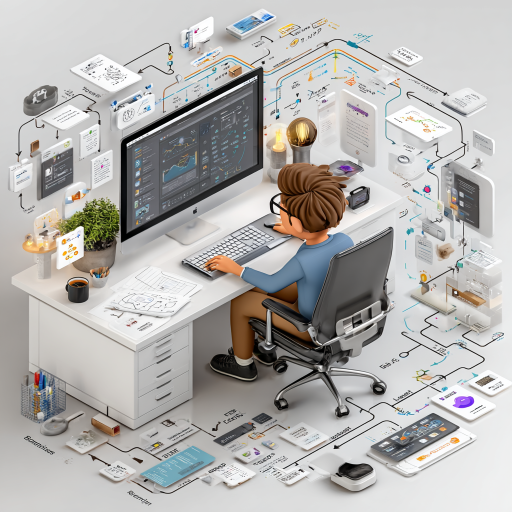
#> input picture Photos/Fast-Track Workflow.png, 1024 x 1024 px, given in place of hb-logo-mark.png, which was not available (shown at 1/2 size)
$ python make-bayarea-rentbuy-chart.py out.png
#> lines starting #> are read from the running program, lines starting #| are printed output that depends on the picture; pictures that were not available may be replaced by others from this repository, and a replacement may not be noted
#!/usr/bin/env python3
"""
make-bayarea-rentbuy-chart.py  [out.png]

The LOCAL companion to make-rentbuy-chart.py, built 08/26/26 at Harv's
direction: the newsletter's rent versus buy story named seven metros and not one
of them was in the Bay Area, so this answers "what is that number here".

⚠️ WHY THIS IS A SEPARATE CHART AND NOT FIVE MORE BARS ON THE OTHER ONE.
Apartments.com's study cannot be extended. Its rent figures are APARTMENT rents
and its home prices are FHFA metro estimates, and the two do not travel
together. The tell: Apartments.com puts Sacramento rent at $1,579 while Zillow's
all homes rent index for the same city and month is $2,064, about 31% higher.
Bolting a Fremont bar computed any other way onto their ranking would have been
exactly the cross vendor mixing we refuse to do with prices.

METHOD (one publisher, one month, one geography definition, stated on the chart):
  home value  Zillow ZHVI, all homes, smoothed and seasonally adjusted, Jul 2026
  rent        Zillow ZORI, all homes, smoothed, Jul 2026
  payment     20% down, 30 year fixed at 6.75% (Mortgage News Daily, 08/26/26),
              principal and interest ONLY
  gap         monthly P&I minus monthly rent

Principal and interest only is deliberate. It matches the basis Apartments.com
used, so the Austin bar here stays comparable to the $1,054 they published.
Property tax, insurance and any HOA sit ON TOP of every payment shown, so every
gap in this chart is the CONSERVATIVE version of the real cash difference.

✅ VERIFICATION 08/26/26. The method was validated by reproducing a published
number with it. Austin on this method comes out at a $1,006 monthly gap against
the $1,054 Apartments.com printed, a 4.5% difference explained entirely by ZHVI
($504,148) standing in for their FHFA price estimate. That is close enough to
trust the same math on Bay Area cities.

  city          ZHVI Jul26    loan(80%)      P&I    ZORI Jul26      gap
  Fremont        1,471,931    1,177,545    7,638         3,358    4,280
  Milpitas       1,424,179    1,139,343    7,390         3,715    3,675
  Union City     1,223,080      978,464    6,346         2,941    3,405
  Newark         1,202,648      962,118    6,240         3,578    2,662
  Hayward          831,558      665,246    4,315         2,635    1,680
  Austin, TX       504,148      403,318    2,616         1,610    1,006   <- ref

Independent cross check on Fremont, using OUR OWN MLS export rather than Zillow:
the median list price of the 240 active Fremont listings on 08/26/26 is
$1,260,912, which at the same 20% down and 6.75% is $6,543 of P&I and a $3,185
gap against the same rent. So the honest Fremont range is roughly $3,200 to
$4,300 a month depending on whether you price the typical home or today's median
active listing. The chart plots the Zillow basis because that is the only one
that stays consistent across all six cities; the MLS floor belongs in the copy.

⚠️ ALSO WORTH SAYING IN THE COPY: on this like for like basis Sacramento's gap
is about $429, not the $1,042 the newsletter reported. Their number is inflated
by comparing an apartment rent against a house sized mortgage payment. Fremont's
lead is real regardless, which is why it is safe to say out loud.

BRAND MARK (Harv, 08/26/26): HB monogram bottom right, very low opacity, no name
text. Gold was rejected as too bright, light silver as too low contrast.

matplotlib only; build with python3.13 on Mac.
"""
import sys
import matplotlib
matplotlib.use("Agg")
import matplotlib.pyplot as plt

OUT = sys.argv[1] if len(sys.argv) > 1 else "bayarea-rentbuy-082626.png"
LOGO = "hb-logo-mark.png"

# city, monthly gap (P&I minus rent), is_local
ROWS = [
    ("Fremont",        4280, True),
    ("Milpitas",       3675, True),
    ("Union City",     3405, True),
    ("Newark",         2662, True),
    ("Hayward",        1680, True),
    ("Austin, TX",     1006, False),
]
assert ROWS == sorted(ROWS, key=lambda r: -r[1]), "chart reads as a ranking"

CREAM = "#fdf6e8"
INK   = "#1f2933"
CORAL = "#e2574c"
DEEP  = "#b8433a"
SLATE = "#8a9bb0"
GRID  = "#d8cdb8"
MUTED = "#8a8172"


def add_logo(fig, path=LOGO, height=0.05, x=0.985, y=0.026, alpha=0.20):
    """HB monogram, bottom right, deliberately near invisible but CRISP.

    Resample ONCE with PIL to the exact pixel size the figure draws, then blit
    1:1 with interpolation="none". Missing file or PIL is non-fatal."""
    try:
        from PIL import Image
        import numpy as np
        src = Image.open(path).convert("RGBA")
    except (FileNotFoundError, OSError, ImportError):
        print(f"WARN: {path} unavailable, chart rendered without the brand mark")
        return False
    fw, fh = fig.get_size_inches()
    px_h = max(1, int(round(height * fh * fig.dpi)))
    px_w = max(1, int(round(src.width * px_h / src.height)))
    src = src.resize((px_w, px_h), Image.LANCZOS)
    w = px_w / (fw * fig.dpi)
    ax = fig.add_axes((x - w, y, w, height), zorder=10)
    ax.imshow(np.asarray(src), interpolation="none", alpha=alpha)
    ax.axis("off")
    return True


fig, ax = plt.subplots(figsize=(12.6, 7.0), dpi=170)
fig.patch.set_facecolor(CREAM)
ax.set_facecolor(CREAM)

labels = [r[0] for r in ROWS]
values = [r[1] for r in ROWS]
ys = list(range(len(ROWS)))[::-1]

colors = [DEEP if lb == "Fremont" else (CORAL if loc else SLATE)
          for lb, v, loc in ROWS]

ax.barh(ys, values, height=0.58, color=colors, zorder=3)

for y, v, (lb, _v, loc) in zip(ys, values, ROWS):
    ax.text(v + 70, y, f"${v:,}", va="center", ha="left", fontsize=21,
            fontweight="bold", color=INK, zorder=5)

ax.set_yticks(ys)
ax.set_yticklabels(labels, fontsize=15, fontweight="bold")
ax.set_xlim(0, max(values) * 1.20)
ax.set_xticks([0, 1000, 2000, 3000, 4000])
ax.set_xticklabels(["0", "$1,000", "$2,000", "$3,000", "$4,000"])

ax.grid(axis="x", color=GRID, lw=1.0, ls=(0, (5, 4)), zorder=1)
ax.set_axisbelow(True)
for s in ("top", "right", "left"):
    ax.spines[s].set_visible(False)
ax.spines["bottom"].set_color(GRID)
ax.tick_params(axis="both", length=0, labelsize=12.5, colors=MUTED)
for lbl in ax.get_yticklabels():
    lbl.set_color(INK)

fig.text(0.046, 0.958, "Renting is cheaper here too, by a lot more",
         fontsize=26.5, fontweight="bold", color=INK, va="top")
fig.text(0.046, 0.897,
         "Monthly gap between the mortgage payment on a typical home and the typical rent, July 2026",
         fontsize=13.5, color=MUTED, va="top")

# call out that the last bar is the national headline, not a local market
austin_y = ys[-1]
ax.text(values[-1] + 1120, austin_y,
        "the metro the newsletter ranked first",
        va="center", ha="left", fontsize=12.5, style="italic", color=MUTED, zorder=5)

fig.text(0.008, 0.022,
         "Zillow ZHVI and ZORI, all homes, July 2026. Payment is 20% down on a 30 year fixed at 6.75% "
         "(Mortgage News Daily, Aug 26), principal and interest only.\nTaxes, insurance and HOA sit on top of every "
         "payment shown, so each gap is the conservative figure.",
         fontsize=10.5, color=MUTED, linespacing=1.5)
add_logo(fig)
#> in add_logo, `src = src.resize((px_w, px_h), Image.LANCZOS)`:
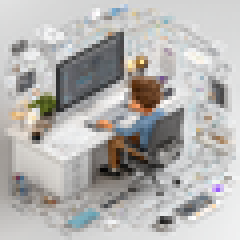
#> src: PIL image 60x60 RGBA (shown 4 times larger); mean R, G, B, A 179.2, 177.5, 175.4, 255

fig.subplots_adjust(left=0.135, right=0.975, top=0.795, bottom=0.155)
fig.savefig(OUT, facecolor=CREAM)
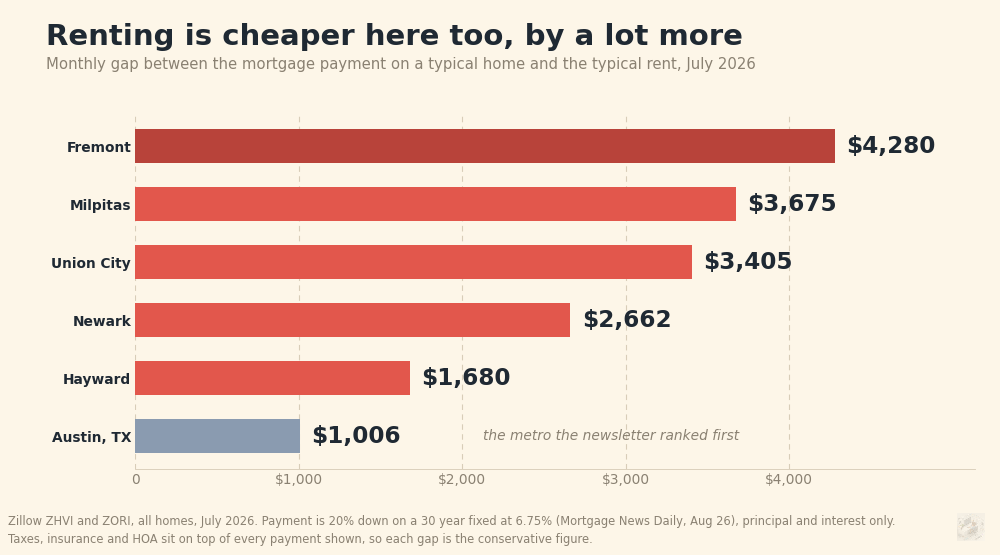
#> figure drawn by matplotlib, 2 panels
print(f"wrote {OUT}")
for lb, v, loc in ROWS:
    print(f"  {lb:<14} ${v:>6,}{'' if loc else '   (reference)'}")
